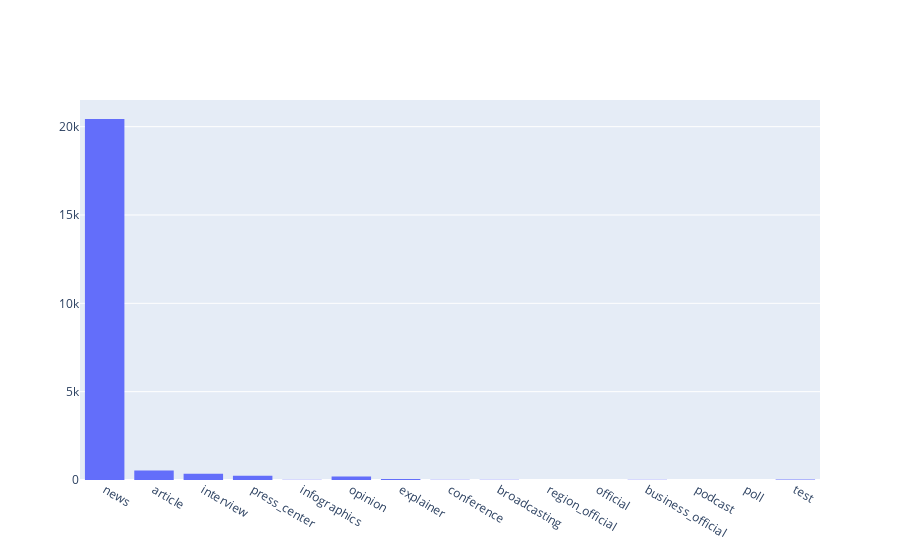

The notebook cell saved with this chart:
### Code cell
# Amount of articles' types
fig = go.Figure()
fig.add_trace(go.Histogram(x=tass_df.type, name="Tass type"))
fig.show()

### Figure 1 — Plotly figure (JSON) as saved in the notebook; plotly's stock layout.template omitted (floating-point values rounded to 4 significant figures; data arrays with more than 128 entries replaced by an {"elided": "..."} marker saying what was removed)
{"data": [{"name": "Tass type", "type": "histogram", "x": {"elided": "21914 str values"}}], "layout": {}}
